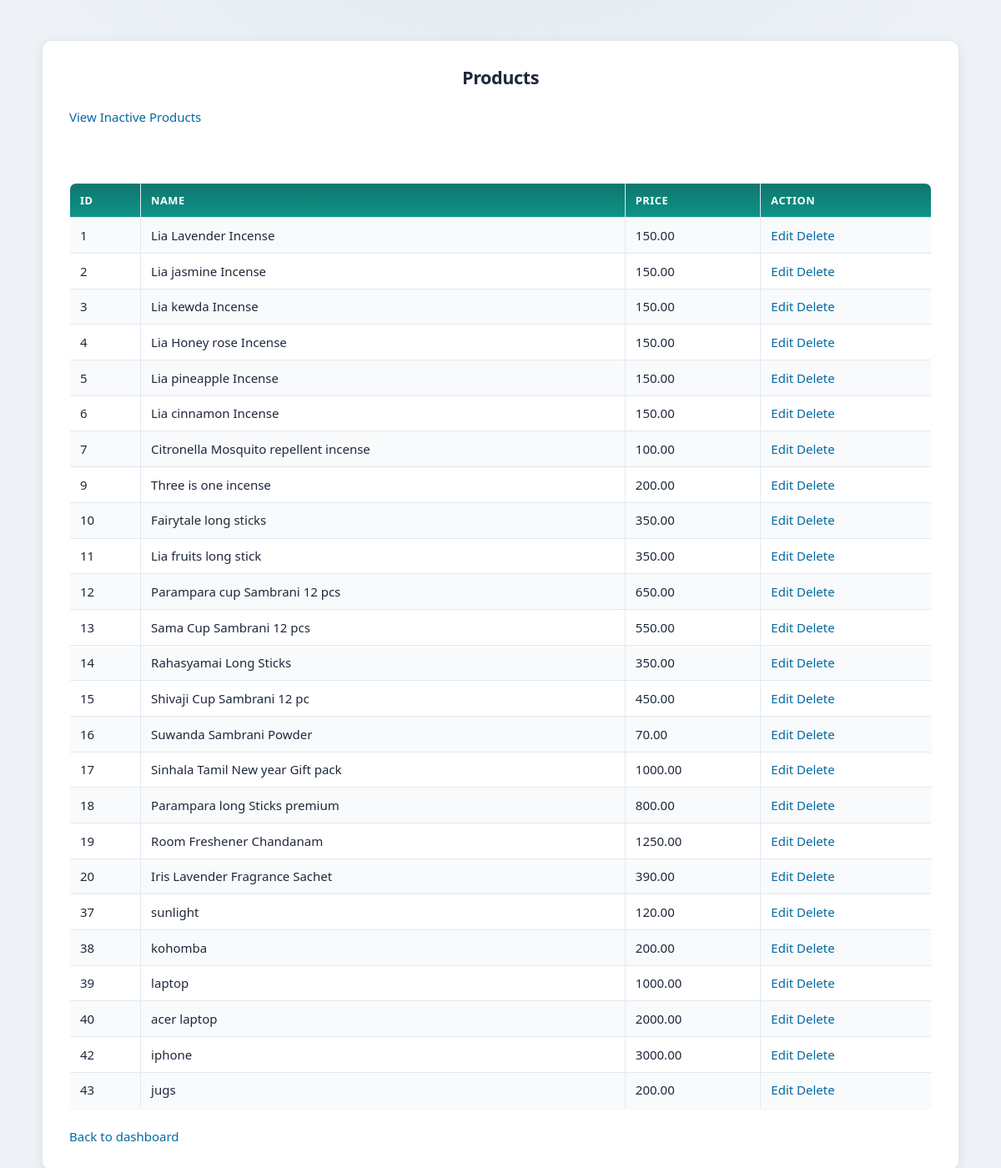
The app's page /products.php (signed in) with its own data.
### tables this page shows
CREATE TABLE IF NOT EXISTS `product` (
  `product_id` int NOT NULL AUTO_INCREMENT,
  `product_name` varchar(100) NOT NULL,
  `unit_price` decimal(10,2) NOT NULL,
  `category_id` int NOT NULL,
  `stock` int DEFAULT '0',
  `status` varchar(20) DEFAULT 'active',
  PRIMARY KEY (`product_id`),
  UNIQUE KEY `product_name` (`product_name`),
  KEY `category_id` (`category_id`)
);

### includes/roles.php (called while the page is built, shortened)
<?php
function normalize_user_role($role)
{
    $r = strtolower(trim(preg_replace('/\s+/', '_', (string) $role)));
    $aliases = [
        'salesmanager' => 'sales_manager',
        'sales_manager' => 'sales_manager',
        'productmanager' => 'product_manager',
        'product_manager' => 'product_manager',
        'production_manager' => 'product_manager',
        'inventorymanager' => 'inventory_manager',
        'inventory_manager' => 'inventory_manager',
    ];
    if (isset($aliases[$r])) {
        return $aliases[$r];
    }
    return $r;
}
function role_dashboard_path($role)
{
    $role = normalize_user_role($role);
    switch ($role) {
        case 'product_manager':
            return 'product_manager/dashboard.php';
    }
}

### products.php (the view, shortened to what this page needs)
<?php
include 'includes/config.php';
$result = mysqli_query($conn,"SELECT * FROM product WHERE status='active'");
?>
<!DOCTYPE html>
<html>
<head>
    <link rel="stylesheet" href="style.css">
</head>
<body>
<div class="login-box">
<h2>Products</h2>
<a href="inactive_products.php">View Inactive Products</a>
<br><br>
<br><br>
<table border="1" width="100%">
<tr>
    <th>ID</th>
    <th>Name</th>
    <th>Price</th>
    <th>Action</th>
</tr>
<?php while($row = mysqli_fetch_assoc($result)): ?>
<tr>
    <td><?php echo $row['product_id']; ?></td>
    <td><?php echo $row['product_name']; ?></td>
    <td><?php echo $row['unit_price']; ?></td>
    <td>
        <a href="edit_product.php?id=<?php echo $row['product_id']; ?>">Edit</a>
        <a href="delete_product.php?id=<?php echo $row['product_id']; ?>"
        onclick="return confirm('Are you sure you want to delete this product?')">
        Delete
        </a>
    </td>
</tr>
<?php endwhile; ?>
</table>
<br>
<a href="<?php echo htmlspecialchars(APP_BASE . '/' . role_dashboard_path($_SESSION['role'])); ?>">
    Back to dashboard
</a>
</div>
</body>
</html>

### style.css (style rules this page uses)
:root { --color-bg: #eef2f7; --color-bg-elevated: #ffffff; --color-text: #1e293b; --color-text-muted: #64748b; --color-primary: #0f766e; --color-primary-hover: #0d9488; --color-primary-soft: rgba(15, 118, 110, 0.12); --color-accent: #0369a1; --color-border: #e2e8f0; --color-success: #15803d; --color-danger: #b91c1c; --color-warning-bg: #fff7ed; --shadow-sm: 0 1px 2px rgba(15, 23, 42, 0.06); --shadow-md: 0 4px 14px rgba(15, 23, 42, 0.08); --shadow-lg: 0 12px 40px rgba(15, 23, 42, 0.1); --radius: 12px; --radius-sm: 8px; --font: system-ui, -apple-system, "Segoe UI", Roboto, "Helvetica Neue", Arial, sans-serif; --max-content: 1100px; }
*, *::before, *::after { box-sizing: border-box; }
html { -webkit-text-size-adjust: 100%; }
body { margin: 0; min-height: 100vh; padding: 1rem 1.25rem 2rem; font-family: var(--font); font-size: 15px; line-height: 1.5; color: var(--color-text); background: var(--color-bg); background-image: radial-gradient(ellipse 120% 80% at 50% -20%, rgba(15, 118, 110, 0.08), transparent 50%); }
h2 { margin: 0 0 1rem; font-weight: 600; font-size: 1.35rem; letter-spacing: -0.02em; text-align: center; color: var(--color-text); }
a { color: var(--color-accent); text-decoration: none; font-weight: 500; transition: color 0.15s ease; }
.login-box { width: 100%; max-width: var(--max-content); margin: 2rem auto; padding: 1.75rem 2rem; background: var(--color-bg-elevated); border-radius: var(--radius); box-shadow: var(--shadow-md); border: 1px solid var(--color-border); }
.login-box h2 { text-align: center; margin-bottom: 1.25rem; }
table { width: 100%; border-collapse: collapse; background: var(--color-bg-elevated); border-radius: var(--radius-sm); overflow: hidden; box-shadow: var(--shadow-sm); border: 1px solid var(--color-border); }
th { background: linear-gradient(180deg, #0f766e 0%, #0d9488 100%); color: #fff; padding: 0.65rem 0.75rem; text-align: left; font-size: 0.8rem; font-weight: 600; text-transform: uppercase; letter-spacing: 0.04em; }
td { padding: 0.6rem 0.75rem; border-bottom: 1px solid var(--color-border); text-align: left; }
tr:nth-child(even) { background: #f8fafc; }
tr:last-child td { border-bottom: none; }

### records on screen
product: product_id "1", product_name "Lia Lavender Incense", unit_price "150.00"
product: product_id "2", product_name "Lia jasmine Incense", unit_price "150.00"
product: product_id "3", product_name "Lia kewda Incense", unit_price "150.00"
product: product_id "4", product_name "Lia Honey rose Incense", unit_price "150.00"
product: product_id "5", product_name "Lia pineapple Incense", unit_price "150.00"
product: product_id "6", product_name "Lia cinnamon Incense", unit_price "150.00"
product: product_id "7", product_name "Citronella Mosquito repellent incense", unit_price "100.00"
product: product_id "9", product_name "Three is one incense", unit_price "200.00"
product: product_id "10", product_name "Fairytale long sticks", unit_price "350.00"
product: product_id "11", product_name "Lia fruits long stick", unit_price "350.00"
product: product_id "12", product_name "Parampara cup Sambrani 12 pcs", unit_price "650.00"
product: product_id "13", product_name "Sama Cup Sambrani 12 pcs", unit_price "550.00"
product: product_id "14", product_name "Rahasyamai Long Sticks", unit_price "350.00"
product: product_id "15", product_name "Shivaji Cup Sambrani 12 pc", unit_price "450.00"
product: product_id "16", product_name "Suwanda Sambrani Powder", unit_price "70.00"
product: product_id "17", product_name "Sinhala Tamil New year Gift pack", unit_price "1000.00"
product: product_id "18", product_name "Parampara long Sticks premium", unit_price "800.00"
product: product_id "19", product_name "Room Freshener Chandanam", unit_price "1250.00"
product: product_id "20", product_name "Iris Lavender Fragrance Sachet", unit_price "390.00"
product: product_id "37", product_name "sunlight", unit_price "120.00"
product: product_id "38", product_name "kohomba", unit_price "200.00"
product: product_id "39", product_name "laptop", unit_price "1000.00"
product: product_id "40", product_name "acer laptop", unit_price "2000.00"
product: product_id "42", product_name "iphone", unit_price "3000.00"
product: product_id "43", product_name "jugs", unit_price "200.00"
